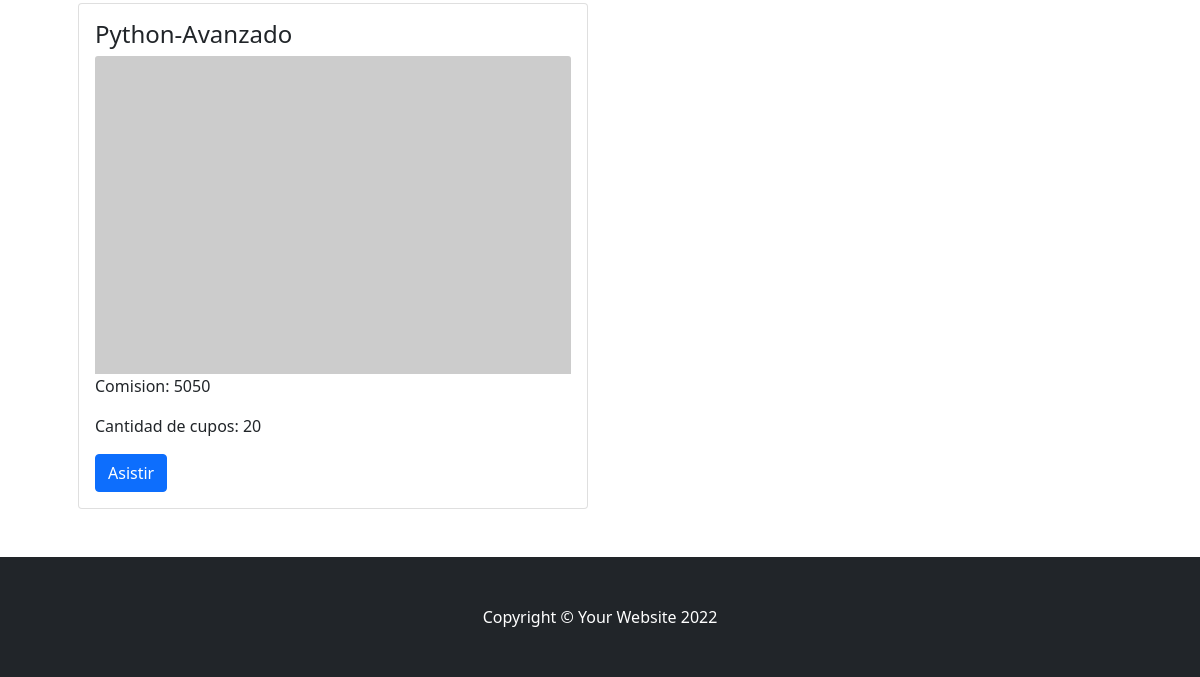
Before: /cursos/ (lower part) with the older database file.
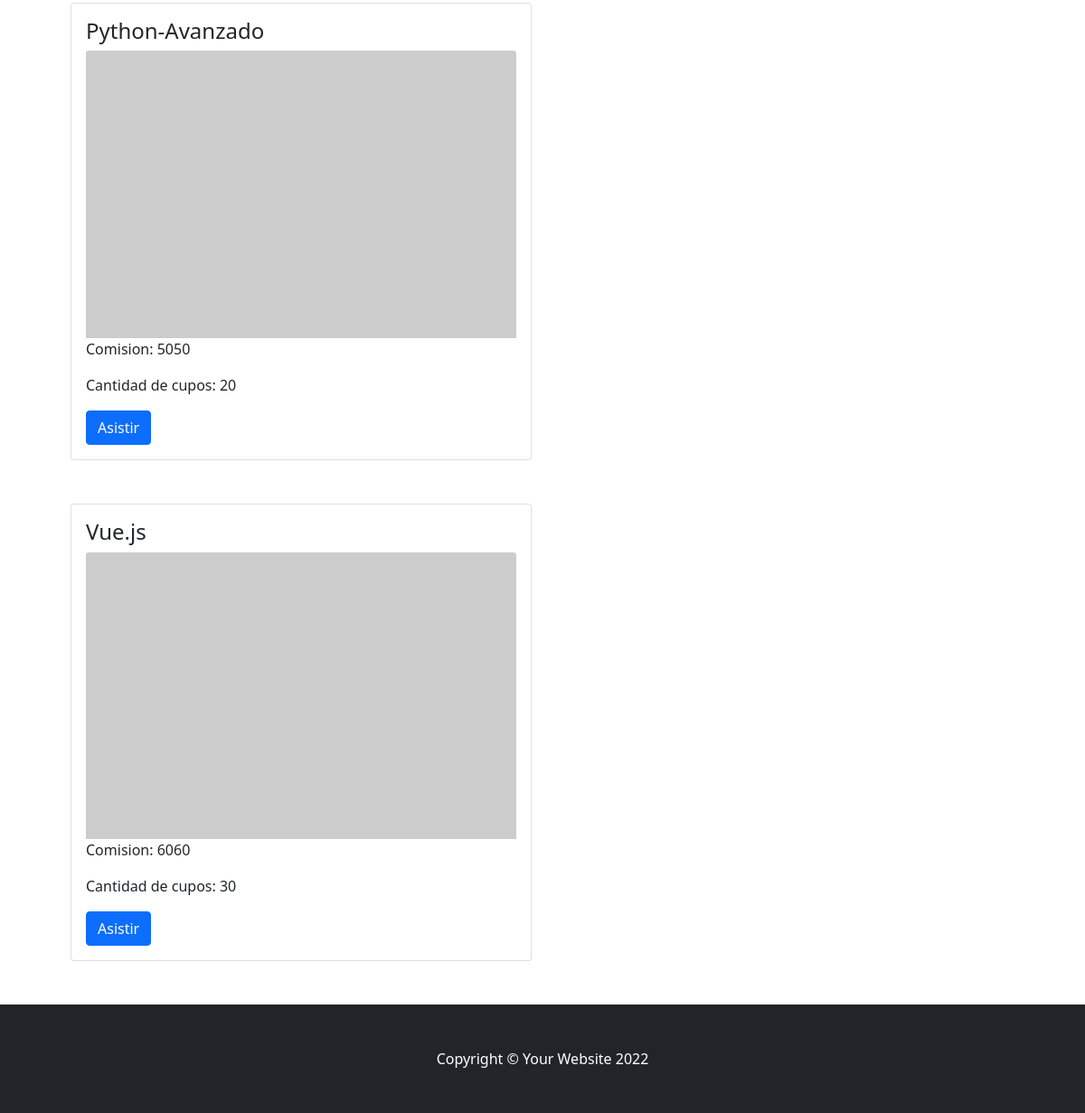
After: the same page with the newer database file.
### ProyectoCursosApp/models.py (models this page shows)
class Curso(models.Model):
    nombre_curso = models.CharField(max_length=30)
    comision_curso = models.IntegerField()
    cantidad_maxima_de_personas_curso = models.IntegerField()

### ProyectoCursosApp/views.py (the view)
# urls.py: path('cursos/', cursos, name="cursos"),
def cursos(request):
    cursos = Curso.objects.all()
    return render(request,"ProyectoCursosApp/cursos.html",{"cursos":cursos})

### ProyectoCursosApp/templates/ProyectoCursosApp/cursos.html (shortened to what this page needs)
{% extends 'ProyectoCursosApp/base.html'%}
{%load static%}
{% block contenidoPagina%}
    <section class="py-5">
        {%for curso in cursos%}
            <div class="container px-4 px-lg-5 mt-5">
                <div class="row">
                    <div class="col-sm-6">
                        <div class="card">
                            <div class="card-body">
                                <h4 class="card-title">{{curso.nombre_curso}}</h4>
                                <img class="card-img-top" src="https://dummyimage.com/450x300/dee2e6/6c757d.jpg" alt="..." />
                                <p class="card-text">Comision: {{curso.comision_curso}}</p>
                                <p class="card-text">Cantidad de cupos: {{curso.cantidad_maxima_de_personas_curso}}</p>
                                <a href="#" class="btn btn-primary">Asistir</a>
                            </div>
                        </div>
                    </div>
                </div>
            </div>
        {%endfor%}
    </section>
{%endblock%}

Changed rows visible on the page:
added Curso: nombre_curso "Vue.js", comision_curso "6060", cantidad_maxima_de_personas_curso "30"
